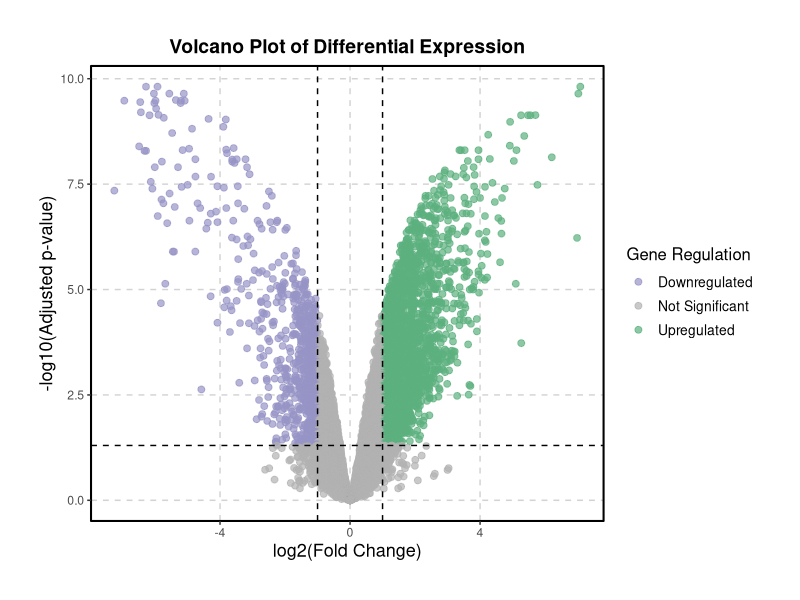

The R script that drew this image:
# 设置工作目录 (可选，如果数据文件在当前工作目录下则不需要)
setwd("F:/R") 

# 加载必要的包
library(limma)
library(ggplot2)

# 1. 数据读取
# 读取基因表达数据，假设文件名为 "Data_Processing.csv"，将第一行作为列名，将第一列作为行名。
#==========================================================================================================================================================
#header = TRUE (列名/表头):
#如果 CSV 文件第一行是列名,务必设置 header = TRUE,否则 R 会将列名当作数据。
#row.names = 1 (行名):
#row.names 可以是数字,表示第几列是行名；也可以是字符串,表示列名是什么。例如,如果行名在名为 "ID" 的列中,可以使用 row.names = "ID"。
#重要提示：当使用 row.names = 1 时,R 会将第一列作为行名,并且这一列将不再作为数据的一部分出现在数据框中。这意味着数据框的列数会比 CSV 文件中少一列。
#==========================================================================================================================================================
expression_data <- read.csv("Data_Processing.csv", header = TRUE, row.names = 1)

# 定义样本分组信息，假设前 5 个样本是 Group1，后 5 个样本是 Group2
group <- factor(c(rep("Group1", 5), rep("Group2", 5)))

# 检查分组信息长度是否与样本数一致
if (length(group) != ncol(expression_data)) {
  stop("错误: 分组信息的长度与样本数量不匹配！")
}

# 2. 差异表达分析
# 构建设计矩阵
design <- model.matrix(~ group)

# 拟合线性模型
fit <- lmFit(expression_data, design)

# 定义对比矩阵：比较 Group2 和 Group1
contrast.matrix <- makeContrasts(Group2vsGroup1 = groupGroup2, levels = design)

# 将对比应用于线性模型
fit2 <- contrasts.fit(fit, contrast.matrix)

# 计算经验贝叶斯统计量
fit2 <- eBayes(fit2)

# 获取差异表达分析结果，使用 BH 方法进行多重比较校正，并显示所有基因的结果
results <- topTable(fit2, coef = "Group2vsGroup1", adjust.method = "BH", number = Inf)

# 设置筛选标准：Fold Change 的绝对值大于 log2(2)=1，校正后的 p 值小于 0.05
fold_change_cutoff <- 2
adj_p_cutoff <- 0.05

# 根据 Fold Change 和校正后的 p 值筛选显著差异表达基因 (DEGs)
degs <- results[
  (results$adj.P.Val < adj_p_cutoff) & (abs(results$logFC) > log2(fold_change_cutoff)),
]

# 将筛选出的 DEGs 保存到文件 "Gene_DEGs.csv"
write.csv(degs, file = "Gene_DEGs.csv", row.names = TRUE)

# 3. 火山图绘制
# 准备火山图数据
volcano_data <- data.frame(
  logFC = results$logFC,
  negLogPval = -log10(results$adj.P.Val),
  Gene = rownames(results),
  Regulation = ifelse(
    results$adj.P.Val >= adj_p_cutoff | abs(results$logFC) <= log2(fold_change_cutoff),
    "Not Significant",  # 非显著基因
    ifelse(
      results$logFC > log2(fold_change_cutoff),
      "Upregulated",  # 上调基因
      "Downregulated"  # 下调基因
    )
  )
)

# 绘制火山图
volcano_plot <- ggplot(volcano_data, aes(x = logFC, y = negLogPval, color = Regulation)) +
  geom_point(alpha = 0.7, size = 2) +
  scale_color_manual(values = c(
    "Not Significant" = "#b2b2b2",
    "Upregulated" = "#5cb07f",
    "Downregulated" = "#9793c6"
  )) +
  theme_classic() +
  labs(
    x = "log2(Fold Change)",
    y = "-log10(Adjusted p-value)",
    title = "Volcano Plot of Differential Expression",
    color = "Gene Regulation"
  ) +
  geom_hline(yintercept = -log10(adj_p_cutoff), linetype = "dashed", color = "black") +
  geom_vline(xintercept = c(-log2(fold_change_cutoff), log2(fold_change_cutoff)), linetype = "dashed", color = "black") +
  theme(
    plot.title = element_text(hjust = 0.5, size = 14, face = "bold"),
    axis.title = element_text(size = 13),
    legend.title = element_text(size = 12),
    legend.text = element_text(size = 10),
    panel.grid.major = element_line(color = "lightgray", linetype = "dashed"),
    panel.grid.minor = element_blank(),
    panel.border = element_rect(color = "black", fill = NA, size = 0.7),
    plot.margin = margin(1, 1, 1, 1, "cm") #增加图片边距，防止标签显示不完全
  ) +
  coord_cartesian(clip = "off") # 使用 coord_cartesian 函数并设置 clip = "off"，允许标签溢出坐标系

# 保存火山图
ggsave("Avolcano.png", plot = volcano_plot, width = 6, height = 7, dpi = 600)

# 4. 结果输出和保存
# 统计上调、下调和非显著基因的数量
num_upregulated_genes <- sum(volcano_data$Regulation == "Upregulated")
num_downregulated_genes <- sum(volcano_data$Regulation == "Downregulated")
num_not_significant_genes <- sum(volcano_data$Regulation == "Not Significant")

# 输出统计结果
cat("上调基因的数量为:", num_upregulated_genes, "\n")
cat("下调基因的数量为:", num_downregulated_genes, "\n")
cat("非显著基因的数量为:", num_not_significant_genes, "\n")

# 将上调和下调基因保存到文件
regulated_genes <- subset(volcano_data, Regulation %in% c("Upregulated", "Downregulated"))
write.csv(regulated_genes, file = "regulated_genes.csv", row.names = FALSE)
cat("上调基因和下调基因已保存到 regulated_genes.csv 文件中。\n")

# 将非显著基因保存到文件
not_significant_genes <- subset(volcano_data, Regulation == "Not Significant")
write.csv(not_significant_genes, file = "not_significant_genes.csv", row.names = FALSE) 
cat("非显著基因已保存到 not_significant_genes.csv 文件中。\n")
